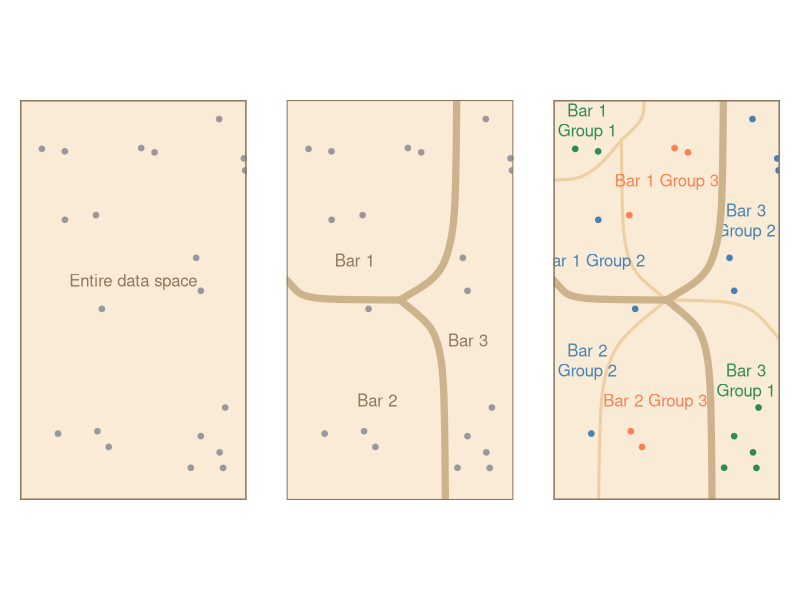

The R source for this figure:
library(grid)

set.seed(123456)
x <- runif(20)
y <- runif(20)
make_col <- function(x, y) {
  if (x < 0.3 && y > 0.8) return("seagreen")
  if (x < 0.3 && y > 0.5 && y < 0.8) return("steelblue")
  if (x > 0.3 && x < 0.7 && y > 0.5) return("coral")
  if (x > 0.7 && y > 0.5) return("steelblue")
  if (x > 0.7 && y < 0.5) return("seagreen")
  if (x > 0.2 && y < 0.3) return("coral")
  if (x < 0.2 && y < 0.5) return("steelblue")
  "steelblue"
}

col <- numeric(length(x))
for (i in seq_along(col)) col[i] <- make_col(x[i], y[i])

push_vp <- function(x) {
  vp <- viewport(x, width = 1/3 - 1/20, height = 2/3)
  pushViewport(vp)
  grid.clip()
}

draw_bg <- function() grid.rect(gp = gpar(fill = "antiquewhite", col = NA))
draw_points <- function() grid.points(x, y, pch = 20, size = unit(0.05, "npc"),
                                      default.units = "npc", gp = gpar(col = "grey60"))
line_gpar1 <- gpar(lwd = 7, col = "navajowhite3")
line_gpar2 <- gpar(lwd = 3, col = "navajowhite2")



grid.newpage()
push_vp(1/6)
draw_bg()
draw_points()
grid.rect(gp = gpar(lwd = 3, col = "navajowhite4", fill = NA))
grid.text("Entire data space", 0.5, 0.55, gp = gpar(col = "navajowhite4"))
popViewport()

push_vp(3/6)
draw_bg()
draw_points()
grid.curve(0.5, 0.5, 0.75, 1, curvature = 0.25, gp = line_gpar1)
grid.text("Bar 1", 0.3, 0.6, gp = gpar(col = "navajowhite4"))
grid.curve(0, 0.55, 0.5, 0.5, curvature = 0.05, gp = line_gpar1)
grid.text("Bar 2", 0.4, 0.25, gp = gpar(col = "navajowhite4"))
grid.curve(0.5, 0.5, 0.7, 0, curvature = -0.1, gp = line_gpar1)
grid.text("Bar 3", 0.8, 0.4, gp = gpar(col = "navajowhite4"))
grid.rect(gp = gpar(lwd = 2, col = "navajowhite4", fill = NA))
popViewport()

push_vp(5/6)
draw_bg()
grid.points(x, y, pch = 20, size = unit(0.05, "npc"),
            default.units = "npc", gp = gpar(col = col))

grid.curve(0, 0.8, 0.3, 0.9, curvature = 0.1, gp = line_gpar2)
grid.curve(0.3, 0.9, 0.4, 1, curvature = 0.05, gp = line_gpar2)
grid.curve(0.3, 0.9, 0.5, 0.5, curvature = 0.1, gp = line_gpar2)
grid.text("Bar 1\nGroup 1", 0.15, 0.95, gp = gpar(col = "seagreen", lineheight = 1))
grid.text("Bar 1 Group 2", 0.175, 0.6, gp = gpar(col = "steelblue"))
grid.text("Bar 1 Group 3", 0.5, 0.8, gp = gpar(col = "coral"))

grid.curve(0.5, 0.5, 1, 0.4, curvature = -0.1, gp = line_gpar2)
grid.text("Bar 3\nGroup 2", 0.85, 0.7, gp = gpar(col = "steelblue", lineheight = 1))
grid.text("Bar 3\nGroup 1", 0.85, 0.3, gp = gpar(col = "seagreen", lineheight = 1))

grid.curve(0.5, 0.5, 0.2, 0, curvature = 0.1, gp = line_gpar2)
grid.text("Bar 2\nGroup 2", 0.15, 0.35, gp = gpar(col = "steelblue", lineheight = 1))
grid.text("Bar 2 Group 3", 0.45, 0.25, gp = gpar(col = "coral", lineheight = 1))


grid.curve(0.5, 0.5, 0.75, 1, curvature = 0.25, gp = line_gpar1)
grid.curve(0, 0.55, 0.5, 0.5, curvature = 0.05, gp = line_gpar1)
grid.curve(0.5, 0.5, 0.7, 0, curvature = -0.1, gp = line_gpar1)


grid.rect(gp = gpar(lwd = 3, col = "navajowhite4", fill = NA))
popViewport()

